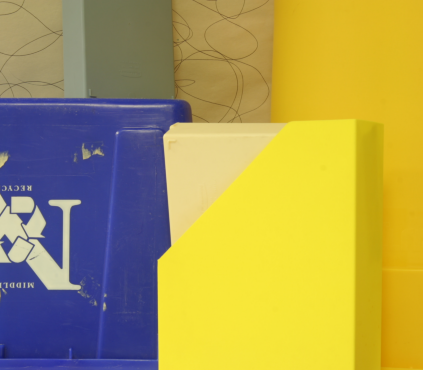
//> input picture IPCV/chapter2/hw3/view1.png, 423 x 370 px
$ ./hw3   (built with g++ and OpenCV 4)
//> lines starting //> are read from the running program, lines starting //| are printed output that depends on the picture
#include <iostream>
#include <opencv2/opencv.hpp>
#include <opencv2/ximgproc.hpp>
#include <opencv2/xfeatures2d.hpp>
using namespace std;
using namespace cv;
using namespace cv::ximgproc;
using namespace cv::xfeatures2d;

int main() {
  Mat left_img, right_img;
  Mat dst;
  const double focal = 3740.0;
  Point2d principal_point;

  left_img = imread("view1.png", IMREAD_COLOR);
//> left_img is the input picture: 370 rows x 423 cols, CV_8UC3; mean B, G, R 82.9, 155.8, 170.9
  right_img = imread("view5.png", IMREAD_COLOR);
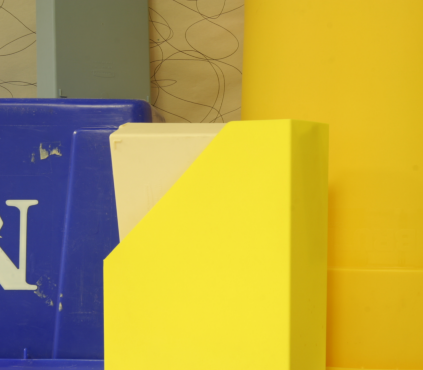
//> input picture IPCV/chapter2/hw3/view5.png, 423 x 370 px
//> right_img is the input picture: 370 rows x 423 cols, CV_8UC3; mean B, G, R 68.7, 162, 182.1
  cout << left_img.size() << endl << right_img.size() << endl;
//| [423 x 370]
//| [423 x 370]

  principal_point.x = left_img.cols / 2.0;
//> principal_point = Point(211.5, 0)
  principal_point.y = left_img.rows / 2.0;
//> principal_point = Point(211.5, 185)
  Mat K = (Mat_<double>(3, 3) <<
    focal, 0, principal_point.x,
    0, focal, principal_point.y,
    0, 0, 1);
  Mat distCoeffs = Mat::zeros(4, 1, CV_64F);

  // 1: SIFT 检测
  int minHessian = 400;
  Ptr<SIFT> detector = SIFT::create(minHessian);
  vector<KeyPoint> keypoints1, keypoints2;
  Mat descriptors1, descriptors2;
  detector->detectAndCompute(left_img, noArray(), keypoints1, descriptors1);
//> keypoints1 = 127 keypoints; strongest (x, y, size): (25, 218, 7.6), (55, 276, 20.8), (77, 202, 4.1), (66, 205, 10)
  detector->detectAndCompute(right_img, noArray(), keypoints2, descriptors2);
//> keypoints2 = 67 keypoints; strongest (x, y, size): (34, 202, 4), (23, 205, 10), (33, 287, 4.1), (17, 265, 3.9)

  // 2: 特征匹配
  Ptr<DescriptorMatcher> matcher = DescriptorMatcher::create(DescriptorMatcher::FLANNBASED);
  vector<vector<DMatch>> knn_matches;
  matcher->knnMatch(descriptors1, descriptors2, knn_matches, 2);
//> knn_matches = 127 matches

  const float ratio_thresh = 0.7f;
  vector<DMatch> good_matches;
  for (size_t i = 0; i < knn_matches.size(); i++) {
    if (knn_matches[i][0].distance < ratio_thresh * knn_matches[i][1].distance) {
      good_matches.push_back(knn_matches[i][0]);
    }
  }
//> this loop made 127 passes
  // Show image.
  Mat img_matches;
  drawMatches( left_img, keypoints1, right_img, keypoints2, good_matches, img_matches, Scalar::all(-1),
                Scalar::all(-1), std::vector<char>(), DrawMatchesFlags::NOT_DRAW_SINGLE_POINTS );
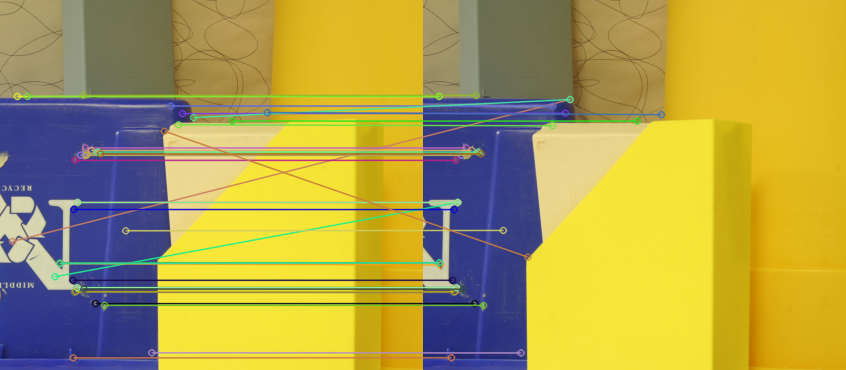
//> img_matches: 370 rows x 846 cols, CV_8UC3; mean B, G, R 77, 158.4, 173.9
  imshow("Matches", img_matches);

  // 3: 基础矩阵
  vector<Point2i> pts1, pts2;
  vector<uchar> inlier_mask;
  for (size_t i = 0; i < good_matches.size(); i++) {
    pts1.push_back(keypoints1[good_matches[i].queryIdx].pt);
    pts2.push_back(keypoints2[good_matches[i].trainIdx].pt);
  }
//> this loop made 37 passes
  vector<Point2f> inliers1;
  vector<Point2f> inliers2;
  Mat F = findFundamentalMat(pts1, pts2, inlier_mask, RANSAC);
//> inlier_mask = 37 values, max 1 at index 1, min 0 at index 0, mean 0.892; F = [[-1.51e-20, -8.93e-19, 3.26e-16], [8.93e-19, -3.96e-20, -0.00849], [-3.23e-16, 0.00849, 1.24e-14]]
  for (size_t i = 0; i < inlier_mask.size(); i++) {
    if (inlier_mask[i]) {
      inliers1.push_back(pts1[i]);
      inliers2.push_back(pts2[i]);
    }
  }

  Mat H1, H2;
  stereoRectifyUncalibrated(inliers1, inliers2, F, left_img.size(), H1, H2);
//> H1 = [[-0.00812, 0.000691, 0.159], [1.63e-14, -0.00849, -3.65e-14], [8.8e-17, 8.71e-17, -0.00849]]; H2 = [[1, 2.24e-14, -4.12e-12], [-2.24e-14, 1, 4.72e-12], [0, 0, 1]]

  warpPerspective(left_img, left_img, H1, left_img.size());
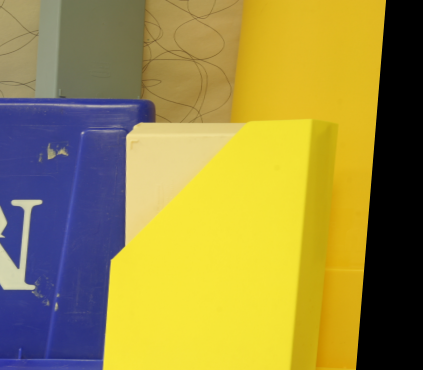
//> left_img: 370 rows x 423 cols, CV_8UC3; mean B, G, R 68.3, 140.8, 155.4
  warpPerspective(right_img, right_img, H2, right_img.size());

  vector<Mat> concat_imgs;
  concat_imgs.push_back(left_img);
  concat_imgs.push_back(right_img);
  hconcat(concat_imgs, dst);
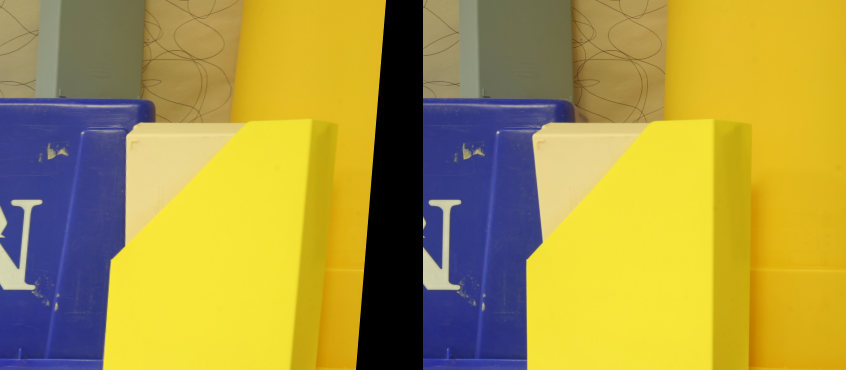
//> dst: 370 rows x 846 cols, CV_8UC3; mean B, G, R 68.5, 151.4, 168.7
  imwrite("rect.jpg", dst);
  waitKey(0);
}
